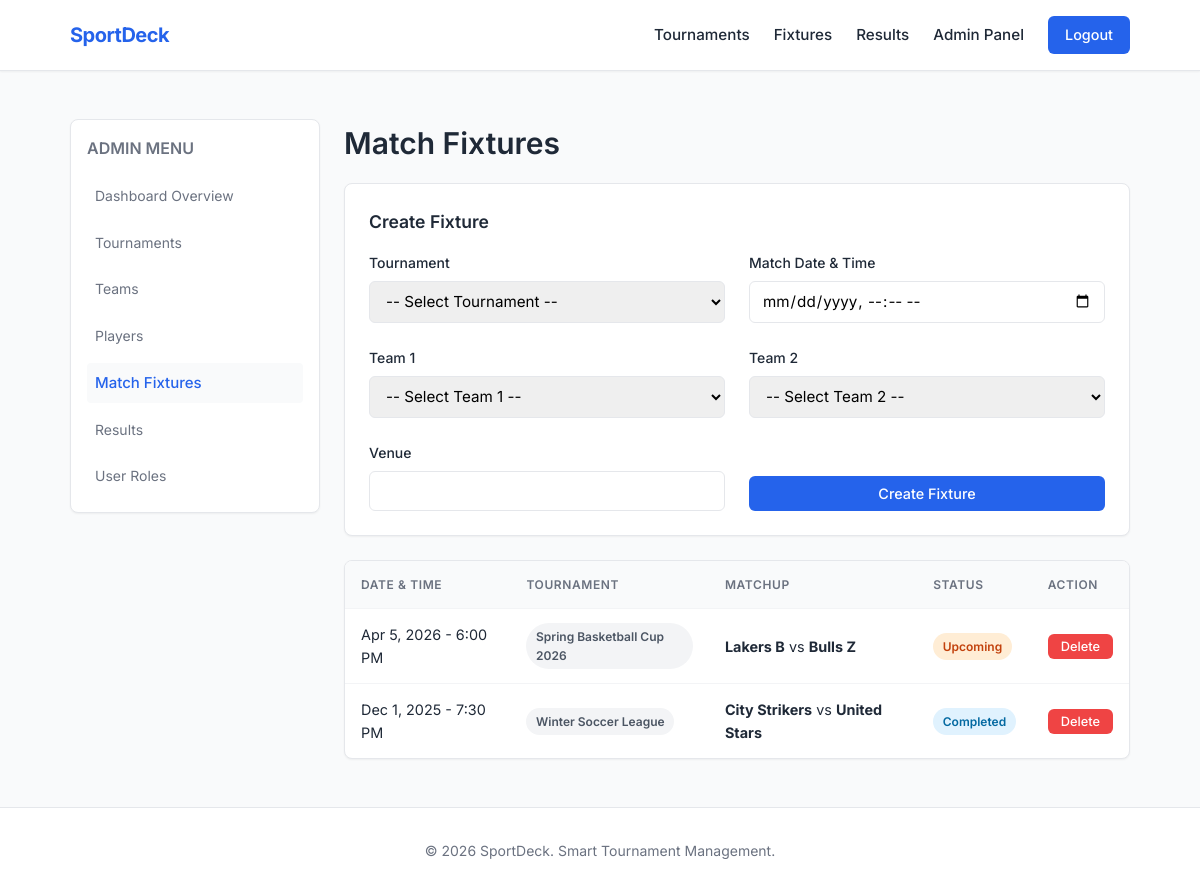
The page /admin/matches.php (signed in) on the database its author committed.
### tables this page shows
CREATE TABLE IF NOT EXISTS matches (
    id INT AUTO_INCREMENT PRIMARY KEY,
    tournament_id INT NOT NULL,
    team1_id INT NOT NULL,
    team2_id INT NOT NULL,
    match_date DATETIME NOT NULL,
    venue VARCHAR(100) DEFAULT NULL,
    status ENUM('upcoming', 'completed') DEFAULT 'upcoming',
    FOREIGN KEY (tournament_id) REFERENCES tournaments(id) ON DELETE CASCADE,
    FOREIGN KEY (team1_id) REFERENCES teams(id) ON DELETE CASCADE,
    FOREIGN KEY (team2_id) REFERENCES teams(id) ON DELETE CASCADE
);

CREATE TABLE IF NOT EXISTS tournaments (
    id INT AUTO_INCREMENT PRIMARY KEY,
    name VARCHAR(200) NOT NULL,
    sport_type VARCHAR(50) NOT NULL,
    start_date DATE NOT NULL,
    end_date DATE NOT NULL,
    status ENUM('upcoming', 'ongoing', 'completed') DEFAULT 'upcoming',
    max_players INT DEFAULT NULL   
);

CREATE TABLE IF NOT EXISTS teams (
    id INT AUTO_INCREMENT PRIMARY KEY,
    name VARCHAR(100) NOT NULL,
    coach_name VARCHAR(100) DEFAULT NULL,
    tournament_id INT NOT NULL,
    FOREIGN KEY (tournament_id) REFERENCES tournaments(id) ON DELETE CASCADE
);

### includes/config.php (called while the page is built, shortened)
<?php
function displayDateTime($datetime) {
    return date("M j, Y - g:i A", strtotime($datetime));
}
?>

### admin/matches.php (the view, shortened to what this page needs)
<?php
require_once '../includes/config.php';
require_once '../includes/auth.php';
$matches = $pdo->query("
    SELECT m.*, tr.name as tournament_name, t1.name as team1, t2.name as team2
    FROM matches m
    JOIN tournaments tr ON m.tournament_id = tr.id
    JOIN teams t1 ON m.team1_id = t1.id
    JOIN teams t2 ON m.team2_id = t2.id
    ORDER BY m.match_date DESC
")->fetchAll();
include '../includes/header.php';
?>
<div class="grid" style="grid-template-columns: 250px 1fr; align-items: start;">
    <div class="card" style="padding: 1rem;">
        <h3 style="font-size:1rem; text-transform:uppercase; color:var(--text-muted); margin-bottom:1rem;">Admin Menu</h3>
        <ul style="list-style:none; display:flex; flex-direction:column; gap:0.5rem;">
            <li><a href="dashboard.php" class="text-muted" style="display:block; padding:0.5rem; hover:color:var(--primary);">Dashboard Overview</a></li>
            <li><a href="tournaments.php" class="text-muted" style="display:block; padding:0.5rem; hover:color:var(--primary);">Tournaments</a></li>
            <li><a href="teams.php" class="text-muted" style="display:block; padding:0.5rem; hover:color:var(--primary);">Teams</a></li>
            <li><a href="players.php" class="text-muted" style="display:block; padding:0.5rem; hover:color:var(--primary);">Players</a></li>
            <li><a href="matches.php" style="display:block; padding:0.5rem; background:var(--bg-color); border-radius:4px; font-weight:500;">Match Fixtures</a></li>
            <li><a href="results.php" class="text-muted" style="display:block; padding:0.5rem;">Results</a></li>
            <li><a href="users.php" class="text-muted" style="display:block; padding:0.5rem;">User Roles</a></li>
        </ul>
    </div>
    <div>
        <h1 class="page-title mb-2">Match Fixtures</h1>
        <div class="card mb-3">
            <h3 class="mb-2">Create Fixture</h3>
            <form method="POST" class="grid grid-2" style="align-items: end;">
                <div class="form-group" style="margin-bottom:0;">
                    <label class="form-label">Tournament</label>
                    <select name="tournament_id" id="tournamentSelect" class="form-control" required onchange="filterTeams()">
                        <option value="">-- Select Tournament --</option>
                    </select>
                </div>
                <div class="form-group" style="margin-bottom:0;">
                    <label class="form-label">Match Date & Time</label>
                    <input type="datetime-local" name="match_date" class="form-control" required>
                </div>
                <div class="form-group" style="margin-bottom:0;">
                    <label class="form-label">Team 1</label>
                    <select name="team1_id" class="form-control team-select" required>
                        <option value="">-- Select Team 1 --</option>
                    </select>
                </div>
                <div class="form-group" style="margin-bottom:0;">
                    <label class="form-label">Team 2</label>
                    <select name="team2_id" class="form-control team-select" required>
                        <option value="">-- Select Team 2 --</option>
                    </select>
                </div>
                <div class="form-group" style="margin-bottom:0;">
                    <label class="form-label">Venue</label>
                    <input type="text" name="venue" class="form-control" required>
                </div>
                <div class="form-group" style="margin-bottom:0;">
                    <button type="submit" name="add" class="btn btn-primary w-full">Create Fixture</button>
                </div>
            </form>
        </div>
        <div class="table-wrapper">
            <table class="table">
                <thead><tr><th>Date & Time</th><th>Tournament</th><th>Matchup</th><th>Status</th><th>Action</th></tr></thead>
                <tbody>
                    <?php foreach($matches as $m): ?>
                    <tr>
                        <td><?php echo displayDateTime($m['match_date']); ?></td>
                        <td><span class="badge badge-gray"><?php echo htmlspecialchars($m['tournament_name']); ?></span></td>
                        <td><strong><?php echo htmlspecialchars($m['team1']); ?></strong> vs <strong><?php echo htmlspecialchars($m['team2']); ?></strong></td>
                        <td>
                            <span class="badge <?php echo $m['status']=='completed'?'badge-blue':'badge-orange'; ?>"><?php echo ucfirst($m['status']); ?></span>
                        </td>
                        <td>
                            <form method="POST" onsubmit="return confirm('Delete this match? If it is completed, results will also be deleted.');" style="display:inline;">
                                <button type="submit" name="delete" class="btn btn-danger btn-sm">Delete</button>
                            </form>
                        </td>
                    </tr>
                    <?php endforeach; ?>
                </tbody>
            </table>
        </div>
    </div>
</div>
<?php include '../includes/footer.php'; ?>

### css/style.css (style rules this page uses)
:root { --bg-color: #f9fafb; --text-main: #1f2937; --text-muted: #6b7280; --primary: #2563eb; --primary-hover: #1d4ed8; --border: #e5e7eb; --border-light: #f3f4f6; --surface: #ffffff; --danger: #ef4444; --success: #10b981; --shadow-sm: 0 1px 2px 0 rgba(0, 0, 0, 0.05); --shadow-md: 0 4px 6px -1px rgba(0, 0, 0, 0.1), 0 2px 4px -1px rgba(0, 0, 0, 0.06); }
* { box-sizing: border-box; margin: 0; padding: 0; font-family: 'Inter', sans-serif; }
body { background-color: var(--bg-color); color: var(--text-main); line-height: 1.6; font-size: 15px; display: flex; flex-direction: column; min-height: 100vh; }
a { color: var(--primary); text-decoration: none; transition: color 0.15s ease-in-out; }
h1, h2, h3, h4 { color: var(--text-main); font-weight: 600; margin-bottom: 0.75rem; }
.text-muted { color: var(--text-muted); font-size: 0.875rem; }
.mb-2 { margin-bottom: 1rem; }
.mb-3 { margin-bottom: 1.5rem; }
.grid { display: grid; grid-template-columns: 1fr; gap: 1.5rem; }
@media (min-width: 768px) { .grid-2 { grid-template-columns: repeat(2, 1fr); } }
.btn { display: inline-flex; align-items: center; justify-content: center; padding: 0.5rem 1.25rem; border-radius: 6px; font-weight: 500; font-size: 0.9rem; cursor: pointer; border: 1px solid transparent; transition: all 0.15s ease-in-out; }
.btn-primary { background-color: var(--primary); color: #fff; }
.btn-danger { background-color: var(--danger); color: #fff; }
.btn-sm { padding: 0.25rem 0.75rem; font-size: 0.8rem; }
.w-full { width: 100%; }
.card { background-color: var(--surface); border: 1px solid var(--border); border-radius: 8px; padding: 1.5rem; box-shadow: var(--shadow-sm); transition: transform 0.2s ease, box-shadow 0.2s ease; }
.form-group { margin-bottom: 1.25rem; }
.form-label { display: block; font-size: 0.875rem; font-weight: 500; margin-bottom: 0.4rem; color: var(--text-main); }
.form-control { width: 100%; padding: 0.6rem 0.75rem; border: 1px solid var(--border); border-radius: 6px; font-size: 0.95rem; transition: border-color 0.15s ease, box-shadow 0.15s ease; }
.table-wrapper { overflow-x: auto; background: var(--surface); border: 1px solid var(--border); border-radius: 8px; box-shadow: var(--shadow-sm); }
.table { width: 100%; border-collapse: collapse; text-align: left; }
.table th, .table td { padding: 0.875rem 1rem; border-bottom: 1px solid var(--border-light); font-size: 0.9rem; }
.table th { background-color: var(--bg-color); font-weight: 600; color: var(--text-muted); text-transform: uppercase; font-size: 0.75rem; letter-spacing: 0.05em; }
.table tr:last-child td { border-bottom: none; }
.table tbody tr { transition: background-color 0.15s ease; }
.badge { display: inline-block; padding: 0.25rem 0.6rem; border-radius: 9999px; font-size: 0.75rem; font-weight: 600; text-transform: capitalize; }
.badge-blue { background-color: #e0f2fe; color: #0369a1; }
.badge-gray { background-color: #f3f4f6; color: #4b5563; }
.badge-orange { background-color: #ffedd5; color: #c2410c; }

### rows shown on the page
matches: match_date "Apr 5, 2026 - 6:00 PM", tournament.name "Spring Basketball Cup 2026", team1.name "Lakers B", team2.name "Bulls Z", status "Upcoming"
matches: match_date "Dec 1, 2025 - 7:30 PM", tournament.name "Winter Soccer League", team1.name "City Strikers", team2.name "United Stars", status "Completed"
